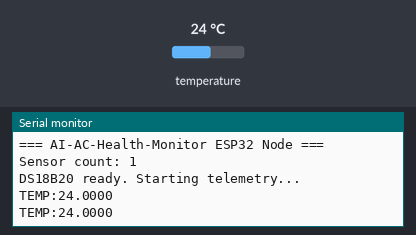
A sketch run on a simulated ESP32. Shown: the last lines printed to the serial monitor. The test bench sets the inputs (shaded band); at power-on: temperature 24 °C.

Above: at 3.5 s.
3.6 s: temperature set to 12 °C
At 4.6 s:
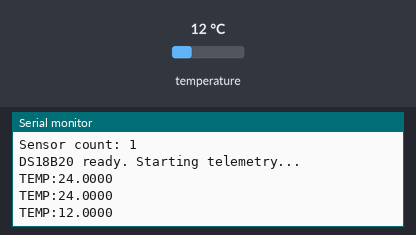
5.1 s: temperature set to 19 °C
At 6.6 s:
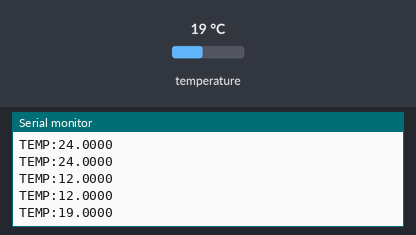
Timing chart, 0 to 8.1 s (numbered marks = the images above; inputs shaded):
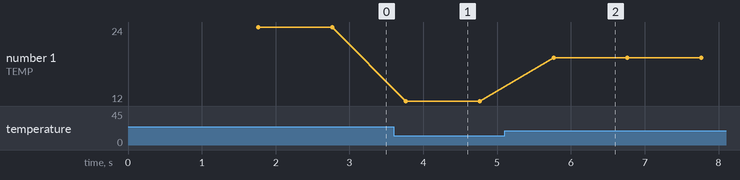

The sketch:

esp32_sensor_code.ino
```cpp
/*
 * esp32_sensor_code.ino
 * AI-AC-Health-Monitor — ESP32 DS18B20 Temperature Sensor
 *
 * Hardware:
 *   - ESP32 development board (ESP32-WROOM-32D)
 *   - DS18B20 digital temperature probe (1-Wire)
 *   - 4.7 kΩ pull-up resistor on DATA line
 *
 * Wiring:
 *   DS18B20 VCC  → ESP32 3.3V
 *   DS18B20 GND  → ESP32 GND
 *   DS18B20 DATA → ESP32 GPIO 4 (with 4.7kΩ pull-up to 3.3V)
 *
 * Libraries required (install via Arduino Library Manager):
 *   - OneWire by Paul Stoffregen
 *   - DallasTemperature by Miles Burton
 *
 * Serial output format (115200 baud):
 *   TEMP:<temperature_celsius>
 *
 * This format is parsed by the Python serial reader in future versions.
 */

#include <OneWire.h>
#include <DallasTemperature.h>

// GPIO pin connected to DS18B20 DATA line
#define ONE_WIRE_BUS 4

// Sampling interval (milliseconds)
#define SAMPLE_INTERVAL_MS 1000

// Setup OneWire and DallasTemperature
OneWire oneWire(ONE_WIRE_BUS);
DallasTemperature sensors(&oneWire);

// Timing
unsigned long lastSampleTime = 0;

void setup() {
  Serial.begin(115200);
  sensors.begin();

  // Print startup info
  Serial.println("=== AI-AC-Health-Monitor ESP32 Node ===");
  Serial.print("Sensor count: ");
  Serial.println(sensors.getDeviceCount());

  if (sensors.getDeviceCount() == 0) {
    Serial.println("ERROR: No DS18B20 sensor detected. Check wiring.");
  } else {
    Serial.println("DS18B20 ready. Starting telemetry...");
    sensors.setResolution(12);  // 12-bit resolution (0.0625°C)
  }
}

void loop() {
  unsigned long now = millis();

  if (now - lastSampleTime >= SAMPLE_INTERVAL_MS) {
    lastSampleTime = now;

    sensors.requestTemperatures();
    float tempC = sensors.getTempCByIndex(0);

    if (tempC == DEVICE_DISCONNECTED_C) {
      Serial.println("ERROR: Sensor disconnected");
    } else {
      // Output in machine-readable format for Python serial reader
      Serial.print("TEMP:");
      Serial.println(tempC, 4);  // 4 decimal places (DS18B20 resolution)
    }
  }
}
```

Measured:
- after the input at 3.6 s, the serial monitor: prints a new line after 0.16 s (image 1)
- after the input at 5.1 s, the serial monitor: prints a new line after 0.66 s (image 2)
- plotted number 1: 24 → 12 after the input at 3.6 s, 12 → 19 after the input at 5.1 s
